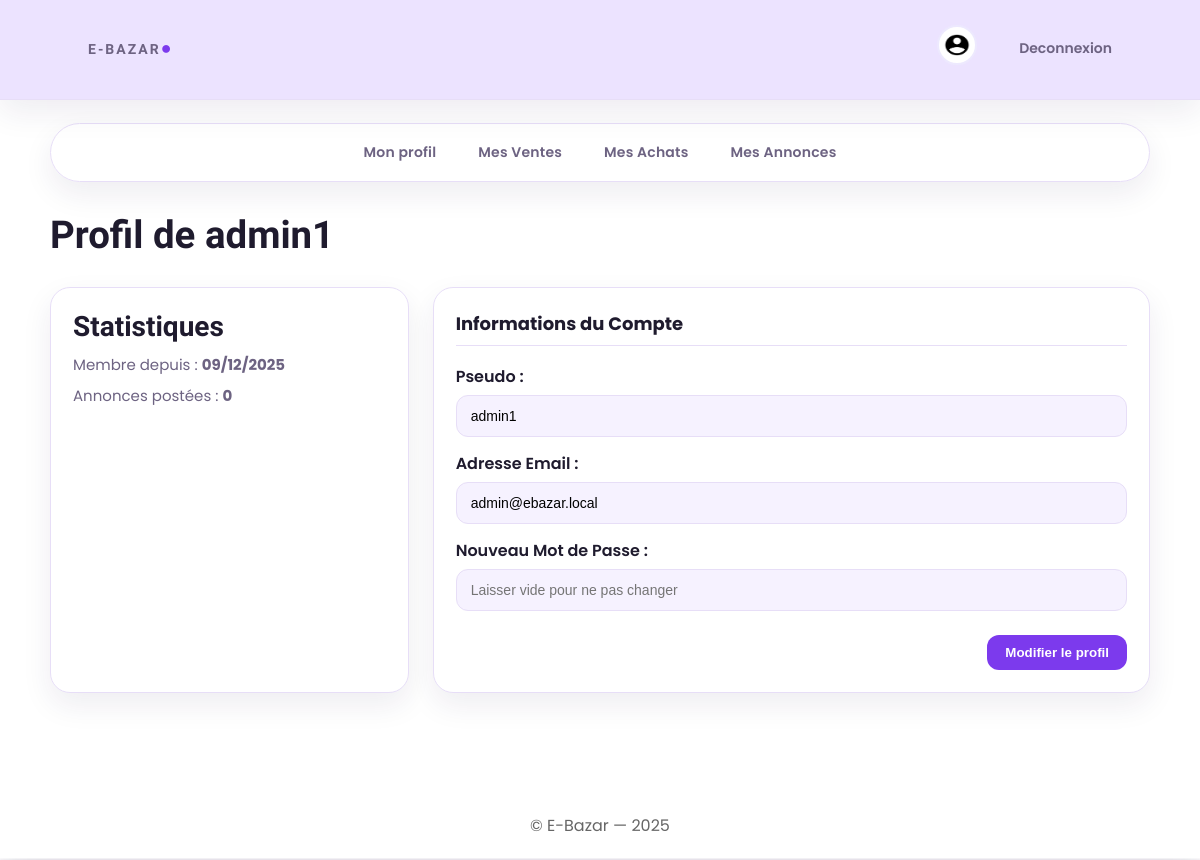
Page /profil.php (signed in) on the committed database.
### tables this page shows
CREATE TABLE utilisateurs (
    id INT AUTO_INCREMENT PRIMARY KEY,
    pseudo VARCHAR(255) NOT NULL UNIQUE,
    email VARCHAR(255) NOT NULL UNIQUE,
    mot_de_passe VARCHAR(255) NOT NULL,
    role ENUM('UTILISATEUR', 'ADMIN') NOT NULL DEFAULT 'UTILISATEUR',
    date_creation DATETIME NOT NULL DEFAULT CURRENT_TIMESTAMP
);

### controllers/profil.php (called while the page is built, shortened)
<?php
require_once '../models/user.php';
class profil
{
    private $userModel;
    public function __construct($pdo)
    {
        $this->userModel = new User($pdo);
    }
    public function index()
    {
        $currentUserId = $_SESSION['id'];
        $user_info = $this->userModel->getById($currentUserId);
        $nombre_annonces = $this->userModel->countAnnonces($currentUserId);
        $current_pseudo = $_POST['pseudo'] ?? $user_info['pseudo'];
        $current_email  = $_POST['email'] ?? $user_info['email'];
        $date_inscription = date('d/m/Y', strtotime($user_info['date_creation']));
        require '../views/profil.php';
    }
}

### public/profil.php (called while the page is built, shortened)
<?php
require_once '../config/config.php';
require_once '../controllers/profil.php';
$controller = new profil($pdo);
$controller->index();

### models/user.php (called while the page is built, shortened)
<?php
class User
{
    private $pdo;
    public function __construct($pdo)
    {
        $this->pdo = $pdo;
    }
    public function getById($id)
    {
        $stmt = $this->pdo->prepare(
            "SELECT pseudo, email, date_creation FROM utilisateurs WHERE id = ?"
        );
        $stmt->execute([$id]);
        return $stmt->fetch(PDO::FETCH_ASSOC);
    }
    public function countAnnonces($userId)
    {
        $stmt = $this->pdo->prepare(
            "SELECT COUNT(id) FROM annonces WHERE vendeur_id = ?"
        );
        $stmt->execute([$userId]);
        return $stmt->fetchColumn();
    }
}

### views/profil.php (the view, shortened to what this page needs)
<!DOCTYPE html>
<html lang="fr">
<head>
    <link rel="stylesheet" href="css/accuill.css?v=99">
    <link rel="stylesheet" href="css/header.css">
    <link rel="stylesheet" href="css/profil.css">
</head>
<body>
<header class="navbar">
   <div class="logo">
        <a href="index.php"><span>E-Bazar</span><span class="dot">●</span></a>
       </div>
    <div>
        <?php if (!isset($_SESSION['id'])): ?>
            <a href="connexion.php"><strong>Se connecter</strong></a>
            <a href="inscription.php" class="btn-outline">S'inscrire</a>
        <?php else: ?>
            <a href="profil.php"><button class="icon"><img src="image/comptenoir.png" alt="Compte"></button></a>
            <a href="deconnexion.php">Deconnexion</a>
        <?php endif; ?>
    </div>
</header>
<nav>
    <a href="profil.php" ><p>Mon profil</p></a>
    <a href="mes_ventes.php"><p>Mes Ventes</p></a>
    <a href="mes_achats.php"> <p>Mes Achats</p></a>
    <a href="mes_annonces.php"><p>Mes Annonces</p></a>
</nav>
<main>
    <div class="texte">
        <h2>Profil de <?= htmlspecialchars($user_info['pseudo']) ?></h2>
    </div>
    <div class="profile-grid">
        <div class="stat">
            <h4>Statistiques</h4>
            <p>Membre depuis : <strong><?= $date_inscription ?></strong></p>
            <p>Annonces postées : <strong><?= htmlspecialchars($nombre_annonces) ?></strong></p>
        </div>
        <div class="profile-details">
            <h3>Informations du Compte</h3>
            <form method="POST" action="profil.php">
                <div class="form-group">
                    <label for="pseudo">Pseudo :</label>
                    <input type="text" id="pseudo" name="pseudo" value="<?= htmlspecialchars($current_pseudo) ?>" required>
                </div>
                <div class="form-group">
                    <label for="email">Adresse Email :</label>
                    <input type="email" id="email" name="email" value="<?= htmlspecialchars($current_email) ?>" required>
                </div>
                <div class="form-group">
                    <label for="mot_de_passe">Nouveau Mot de Passe :</label>
                    <input type="password" id="mot_de_passe" name="mot_de_passe" placeholder="Laisser vide pour ne pas changer">
                </div>
                <button type="submit" class="modifier-btn">Modifier le profil</button>
            </form>
        </div>
    </div>
</main>
<footer>
    <p style="text-align:center; padding:20px; margin-top:40px; color:#666;">
        © E-Bazar — 2025
    </p>
</footer>
</body>
</html>

### public/css/accuill.css (style rules this page uses)
:root { --bg: #ffffff; --surface: #ffffff; --surface-muted: #f6f2ff; --ink: #1f1b2e; --muted: #6d6382; --accent: #7c3aed; --accent-strong: #5b21b6; --accent-cool: #a855f7; --accent-soft: #ede9fe; --border: #e7def7; --shadow: 0 12px 30px rgba(38, 24, 76, 0.08); --shadow-strong: 0 18px 40px rgba(38, 24, 76, 0.14); --radius: 20px; --radius-lg: 28px; --radius-sm: 12px; }
* { margin: 0; padding: 0; box-sizing: border-box; }
body { font-family: "Poppins", sans-serif; color: var(--ink); background: var(--bg); min-height: 100vh; }
a { color: inherit; }
main { padding-bottom: 60px; animation: pageIn 0.6s ease both; }
nav { width: min(1100px, 92%); margin: 22px auto 10px; padding: 10px; background: rgba(255, 255, 255, 0.8); border: 1px solid var(--border); border-radius: 999px; display: flex; flex-wrap: wrap; justify-content: center; gap: 10px; box-shadow: var(--shadow); }
nav a { text-decoration: none; color: var(--muted); font-size: 14px; font-weight: 600; letter-spacing: 0.2px; padding: 8px 16px; border-radius: 999px; transition: all 0.2s ease; }
.texte { width: min(1100px, 92%); margin: 30px auto 10px; }
.texte h2 { font-family: "Italiana", serif; font-size: clamp(28px, 3.2vw, 42px); font-weight: 600; margin-top: 8px; }

### public/css/header.css (style rules this page uses)
:root { --bg: #ffffff; --surface: #ffffff; --surface-muted: #f6f2ff; --ink: #1f1b2e; --muted: #6d6382; --accent: #7c3aed; --accent-strong: #5b21b6; --accent-cool: #a855f7; --accent-soft: #ede9fe; --border: #e7def7; --shadow: 0 12px 30px rgba(38, 24, 76, 0.08); --shadow-strong: 0 18px 40px rgba(38, 24, 76, 0.14); --radius: 20px; --radius-lg: 28px; --radius-sm: 12px; }
.navbar { display: flex; justify-content: space-between; align-items: center; padding: 18px 6vw; background: #ece3ff; border-bottom: 1px solid var(--border); position: sticky; top: 0; z-index: 20; color: var(--ink); }
.logo { font-family: "Italiana", serif; font-size: 28px; font-weight: 600; letter-spacing: 2px; text-transform: uppercase; display: flex; align-items: center; gap: 8px; }
.logo a { text-decoration: none; color: var(--ink); display: inline-flex; align-items: center; gap: 8px; }
.logo .dot { color: var(--accent); font-size: 18px; }
.icon { background-color: transparent; border: none; margin-left: 8px; display: inline-flex; align-items: center; }
.icon img { height: 40px; width: 40px; border-radius: 50%; border: 2px solid var(--accent-soft); padding: 4px; background: #fff; }
header a, .navbar a { text-decoration: none; color: var(--muted); font-size: 14px; padding: 10px 16px; display: inline-block; border-radius: 999px; font-weight: 600; transition: all 0.2s ease; }
.navbar > div:last-child { display: flex; align-items: center; gap: 10px; flex-wrap: wrap; }

### public/css/profil.css (style rules this page uses)
* { box-sizing: border-box; }
.profile-grid { width: min(1100px, 92%); margin: 30px auto 0; display: grid; grid-template-columns: minmax(220px, 1fr) minmax(320px, 2fr); gap: 24px; }
.stat, .profile-details { padding: 22px; background-color: var(--surface); border-radius: var(--radius); border: 1px solid var(--border); box-shadow: var(--shadow); }
.stat h4 { font-family: "Italiana", serif; font-size: 28px; color: var(--ink); margin-bottom: 10px; }
.stat p { font-size: 15px; color: var(--muted); margin: 8px 0; }
.profile-details h3 { font-size: 18px; margin-bottom: 18px; border-bottom: 1px solid var(--border); padding-bottom: 8px; color: var(--ink); }
.form-group { margin-bottom: 14px; }
.form-group label { display: block; font-weight: 600; margin-bottom: 6px; color: var(--ink); }
.form-group input { width: 100%; padding: 12px 14px; border: 1px solid var(--border); border-radius: 12px; background: var(--surface-muted); font-size: 14px; }
.modifier-btn { background-color: var(--accent); color: #fff; padding: 10px 18px; border: none; border-radius: 12px; cursor: pointer; margin-top: 10px; font-weight: 600; float: right; transition: transform 0.2s ease, box-shadow 0.2s ease; }

### rows in the picture
utilisateurs: pseudo "admin1", date_creation "09/12/2025", email "admin@ebazar.local"

### other values in the picture
$nombre_annonces "0"
